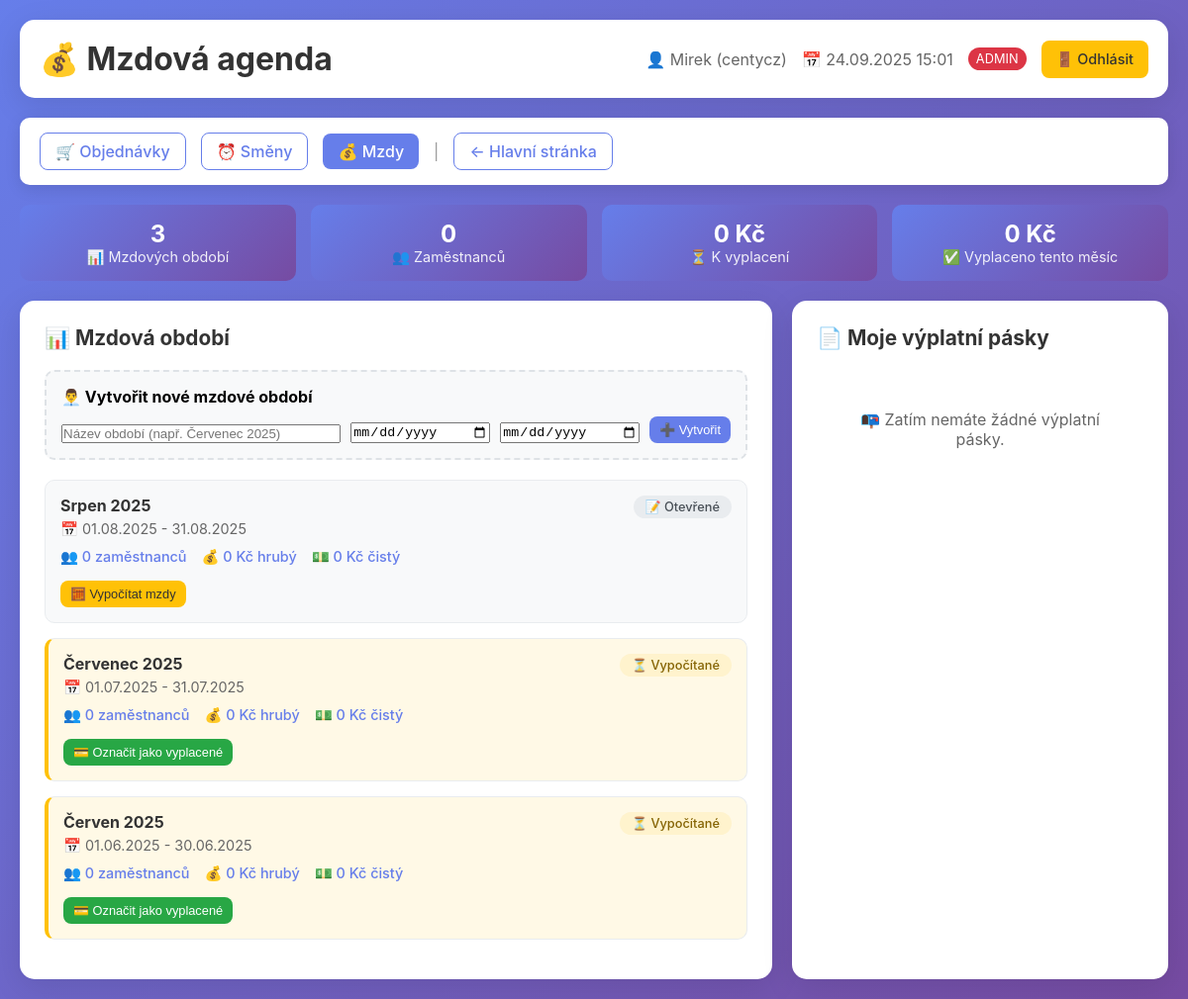
/pizza/payroll_system.php (signed in), run on the app's committed database.
### tables this page shows
CREATE TABLE `payroll_periods` (
  `id` int(11) NOT NULL,
  `period_name` varchar(100) NOT NULL,
  `start_date` date NOT NULL,
  `end_date` date NOT NULL,
  `status` enum('open','calculated','paid','closed') DEFAULT 'open',
  `created_by` int(11) NOT NULL,
  `created_at` timestamp NULL DEFAULT current_timestamp(),
  `calculated_at` timestamp NULL DEFAULT NULL,
  `paid_at` timestamp NULL DEFAULT NULL
);

### pizza/payroll_system.php (the view, shortened to what this page needs)
<?php
try {
    $pdo = new PDO('mysql:host=127.0.0.1;dbname=pizza_orders;charset=utf8mb4', 'pizza_user', 'pizza');
    $pdo->setAttribute(PDO::ATTR_ERRMODE, PDO::ERRMODE_EXCEPTION);
} catch(PDOException $e) {
    die("Chyba připojení: " . $e->getMessage());
}
$current_user = $_SESSION['order_user'];
$current_user_id = $_SESSION['order_user_id'];
$current_full_name = $_SESSION['order_full_name'];
$is_admin = $_SESSION['is_admin'] ?? false;
$periods_query = "
    SELECT
        pp.*,
        COUNT(pe.id) as employee_count,
        SUM(pe.gross_pay) as total_gross,
        SUM(pe.net_pay) as total_net,
        creator.full_name as created_by_name
    FROM payroll_periods pp
    LEFT JOIN payroll_entries pe ON pp.id = pe.period_id
    LEFT JOIN order_users creator ON pp.created_by = creator.id
    GROUP BY pp.id
    ORDER BY pp.start_date DESC
";
$periods = $pdo->query($periods_query)->fetchAll();
$user_payroll_query = "
    SELECT
        pe.*,
        pp.period_name,
        pp.start_date,
        pp.end_date,
        pp.status as period_status
    FROM payroll_entries pe
    JOIN payroll_periods pp ON pe.period_id = pp.id
    WHERE pe.user_id = ?
    ORDER BY pp.start_date DESC
    LIMIT 12
";
$stmt = $pdo->prepare($user_payroll_query);
$stmt->execute([$current_user_id]);
$user_payroll = $stmt->fetchAll();
$stats_query = "
    SELECT
        COUNT(DISTINCT pp.id) as total_periods,
        COUNT(DISTINCT pe.user_id) as total_employees,
        SUM(CASE WHEN pp.status = 'calculated' THEN pe.gross_pay END) as pending_gross,
        SUM(CASE WHEN pp.status = 'paid' AND MONTH(pp.start_date) = MONTH(CURDATE()) THEN pe.net_pay END) as current_month_paid
    FROM payroll_periods pp
    LEFT JOIN payroll_entries pe ON pp.id = pe.period_id
    WHERE pp.start_date >= DATE_SUB(CURDATE(), INTERVAL 12 MONTH)
";
$stats = $pdo->query($stats_query)->fetch();
?>
<!DOCTYPE html>
<html lang="cs">
<head>
</head>
<body>
    <div class="container">
        <div class="header">
            <h1>💰 Mzdová agenda</h1>
            <div class="user-info">
                <span>👤 <?= htmlspecialchars($current_full_name) ?> (<?= htmlspecialchars($current_user) ?>)</span>
                <span>📅 <?= date('d.m.Y H:i') ?></span>
                <?php if ($is_admin): ?>
                    <span style="background: #dc3545; color: white; padding: 4px 8px; border-radius: 12px; font-size: 0.8rem;">ADMIN</span>
                <?php endif; ?>
                <a href="?logout=1" class="btn btn-warning">🚪 Odhlásit</a>
            </div>
        </div>
        <div class="navigation">
            <div class="nav-links">
                <a href="orders_system.php" class="nav-link">🛒 Objednávky</a>
                <a href="shifts_system.php" class="nav-link">⏰ Směny</a>
                <a href="payroll_system.php" class="nav-link active">💰 Mzdy</a>
                <span style="color: #999;">|</span>
                <a href="../" class="nav-link">← Hlavní stránka</a>
            </div>
        </div>
        <div class="stats-grid">
            <div class="stat-item">
                <div class="stat-number"><?= $stats['total_periods'] ?></div>
                <div class="stat-label">📊 Mzdových období</div>
            </div>
            <div class="stat-item">
                <div class="stat-number"><?= $stats['total_employees'] ?></div>
                <div class="stat-label">👥 Zaměstnanců</div>
            </div>
            <div class="stat-item">
                <div class="stat-number"><?= number_format($stats['pending_gross'] ?? 0, 0, ',', ' ') ?> Kč</div>
                <div class="stat-label">⏳ K vyplacení</div>
            </div>
            <div class="stat-item">
                <div class="stat-number"><?= number_format($stats['current_month_paid'] ?? 0, 0, ',', ' ') ?> Kč</div>
                <div class="stat-label">✅ Vyplaceno tento měsíc</div>
            </div>
        </div>
        <div class="main-grid">
            <div class="panel">
                <div class="panel-title">
                    📊 Mzdová období
                </div>
                <?php if ($is_admin): ?>
                <div class="admin-controls">
                    <h4>👨‍💼 Vytvořit nové mzdové období</h4>
                    <form method="POST" style="margin-top: 10px;">
                        <div style="display: grid; grid-template-columns: 2fr 1fr 1fr auto; gap: 10px; align-items: end;">
                            <input type="text" name="period_name" placeholder="Název období (např. Červenec 2025)" required>
                            <input type="date" name="start_date" required>
                            <input type="date" name="end_date" required>
                            <button type="submit" class="btn btn-primary btn-small">➕ Vytvořit</button>
                        </div>
                    </form>
                </div>
                <?php endif; ?>
                <div style="max-height: 600px; overflow-y: auto;">
                    <?php foreach ($periods as $period): ?>
                        <div class="period-item <?= $period['status'] ?>">
                            <div class="period-header">
                                <div>
                                    <div class="period-title"><?= htmlspecialchars($period['period_name']) ?></div>
                                    <div class="period-dates">
                                        📅 <?= date('d.m.Y', strtotime($period['start_date'])) ?> -
                                        <?= date('d.m.Y', strtotime($period['end_date'])) ?>
                                    </div>
                                </div>
                                <span class="status-badge status-<?= $period['status'] ?>">
                                    <?php if ($period['status'] === 'open'): ?>
                                        📝 Otevřené
                                    <?php elseif ($period['status'] === 'calculated'): ?>
                                        ⏳ Vypočítané
                                    <?php elseif ($period['status'] === 'paid'): ?>
                                        ✅ Vyplacené
                                    <?php endif; ?>
                                </span>
                            </div>
                            <div class="period-stats">
                                <div class="period-stat">👥 <?= $period['employee_count'] ?> zaměstnanců</div>
                                <div class="period-stat">💰 <?= number_format($period['total_gross'] ?? 0, 0, ',', ' ') ?> Kč hrubý</div>
                                <div class="period-stat">💵 <?= number_format($period['total_net'] ?? 0, 0, ',', ' ') ?> Kč čistý</div>
                            </div>
                            <?php if ($is_admin): ?>
                                <div style="margin-top: 15px; display: flex; gap: 10px;">
                                    <?php if ($period['status'] === 'open'): ?>
                                        <form method="POST" style="display: inline;">
                                            <button type="submit" class="btn btn-warning btn-small"
                                                    onclick="return confirm('Opravdu vypočítat mzdy pro období <?= htmlspecialchars($period['period_name']) ?>?')">
                                                🧮 Vypočítat mzdy
                                            </button>
                                        </form>
                                    <?php elseif ($period['status'] === 'calculated'): ?>
                                        <form method="POST" style="display: inline;">
                                            <button type="submit" class="btn btn-success btn-small"
                                                    onclick="return confirm('Označit mzdy jako vyplacené?')">
                                                💳 Označit jako vyplacené
                                            </button>
                                        </form>
                                    <?php endif; ?>
                                </div>
                            <?php endif; ?>
                        </div>
                    <?php endforeach; ?>
                </div>
            </div>
            <div class="panel">
                <div class="panel-title">
                    📄 Moje výplatní pásky
                </div>
                <div style="max-height: 600px; overflow-y: auto;">
                    <?php if (empty($user_payroll)): ?>
                        <div style="text-align: center; color: #666; padding: 40px;">
                            📭 Zatím nemáte žádné výplatní pásky.
                        </div>
                    <?php endif; ?>
                </div>
            </div>
        </div>
    </div>
</body>
</html>

### pizza/payroll_system.php (style rules this page uses)
* { margin: 0; padding: 0; box-sizing: border-box; }
body { font-family: -apple-system, BlinkMacSystemFont, 'Segoe UI', Roboto, sans-serif; background: linear-gradient(135deg, #667eea 0%, #764ba2 100%); min-height: 100vh; padding: 20px; }
.container { max-width: 1400px; margin: 0 auto; }
.header { background: white; padding: 20px; border-radius: 15px; margin-bottom: 20px; box-shadow: 0 8px 32px rgba(0,0,0,0.1); display: flex; justify-content: space-between; align-items: center; }
.header h1 { color: #333; display: flex; align-items: center; gap: 10px; }
.user-info { display: flex; align-items: center; gap: 15px; color: #666; }
.navigation { background: white; padding: 15px 20px; border-radius: 10px; margin-bottom: 20px; box-shadow: 0 4px 16px rgba(0,0,0,0.1); }
.nav-links { display: flex; gap: 15px; align-items: center; }
.nav-link { padding: 8px 15px; border-radius: 8px; text-decoration: none; font-weight: 500; transition: all 0.2s; }
.nav-link.active { background: #667eea; color: white; }
.nav-link:not(.active) { color: #667eea; border: 1px solid #667eea; }
.main-grid { display: grid; grid-template-columns: 2fr 1fr; gap: 20px; }
.panel { background: white; border-radius: 15px; padding: 25px; box-shadow: 0 8px 32px rgba(0,0,0,0.1); }
.panel-title { font-size: 1.3rem; font-weight: bold; color: #333; margin-bottom: 20px; display: flex; align-items: center; gap: 10px; }
.stats-grid { display: grid; grid-template-columns: repeat(4, 1fr); gap: 15px; margin-bottom: 20px; }
.stat-item { background: linear-gradient(135deg, #667eea, #764ba2); color: white; padding: 15px; border-radius: 10px; text-align: center; }
.stat-number { font-size: 1.5rem; font-weight: bold; }
.stat-label { font-size: 0.9rem; opacity: 0.9; }
.period-item { background: #f8f9fa; border: 1px solid #e9ecef; border-radius: 10px; padding: 15px; margin-bottom: 15px; transition: all 0.2s; }
.period-item.calculated { border-left: 4px solid #ffc107; background: #fff9e6; }
.period-header { display: flex; justify-content: space-between; align-items: flex-start; margin-bottom: 10px; }
.period-title { font-weight: bold; color: #333; margin-bottom: 5px; }
.period-dates { color: #666; font-size: 0.9rem; }
.period-stats { display: flex; gap: 15px; margin-top: 10px; font-size: 0.9rem; }
.period-stat { color: #667eea; font-weight: 500; }
.btn { padding: 10px 15px; border: none; border-radius: 8px; cursor: pointer; font-size: 0.9rem; font-weight: 500; transition: all 0.2s; display: inline-flex; align-items: center; gap: 8px; text-decoration: none; }
.btn-primary { background: #667eea; color: white; }
.btn-success { background: #28a745; color: white; }
.btn-warning { background: #ffc107; color: #333; }
.btn-small { padding: 6px 10px; font-size: 0.8rem; }
.admin-controls { background: #f8f9fa; border: 2px dashed #dee2e6; border-radius: 10px; padding: 15px; margin-bottom: 20px; }
.status-badge { padding: 4px 12px; border-radius: 20px; font-size: 0.8rem; font-weight: 500; }
.status-open { background: #e9ecef; color: #495057; }
.status-calculated { background: #fff3cd; color: #856404; }

### data on the page
payroll_periods: period_name "Srpen 2025", start_date "01.08.2025", end_date "31.08.2025", status "📝 Otevřené", employee_count "0", total_gross "0", total_net "0"
payroll_periods: period_name "Červenec 2025", start_date "01.07.2025", end_date "31.07.2025", status "⏳ Vypočítané", employee_count "0", total_gross "0", total_net "0"
payroll_periods: period_name "Červen 2025", start_date "01.06.2025", end_date "30.06.2025", status "⏳ Vypočítané", employee_count "0", total_gross "0", total_net "0"

### other printed values
$current_full_name "Mirek"
$current_user "centycz"
$stats['total_periods'] "3"
$stats['total_employees'] "0"
$stats['pending_gross'] "0"
$stats['current_month_paid'] "0"
